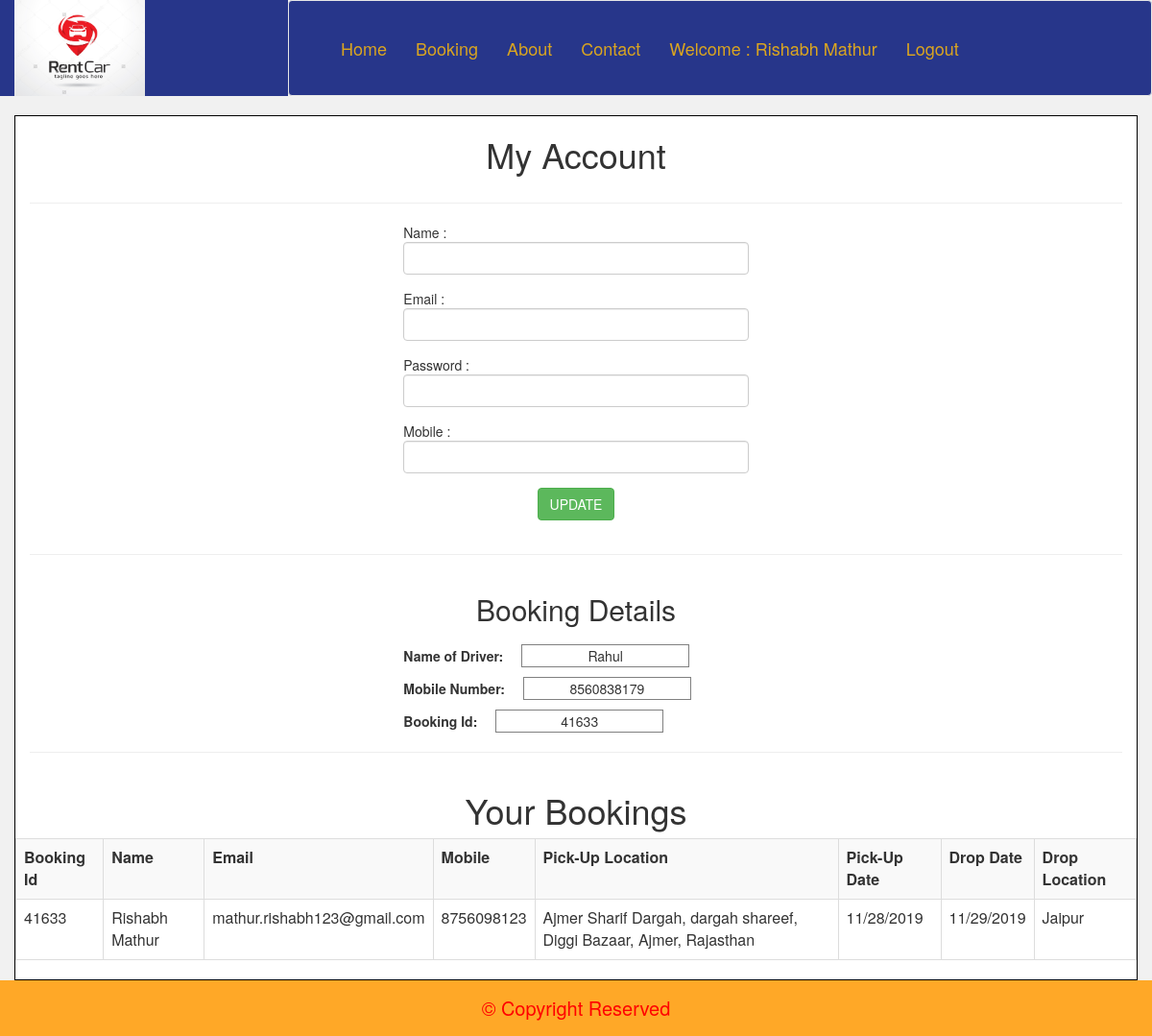
The page /user_profile.php (signed in) on the database as committed earlier.
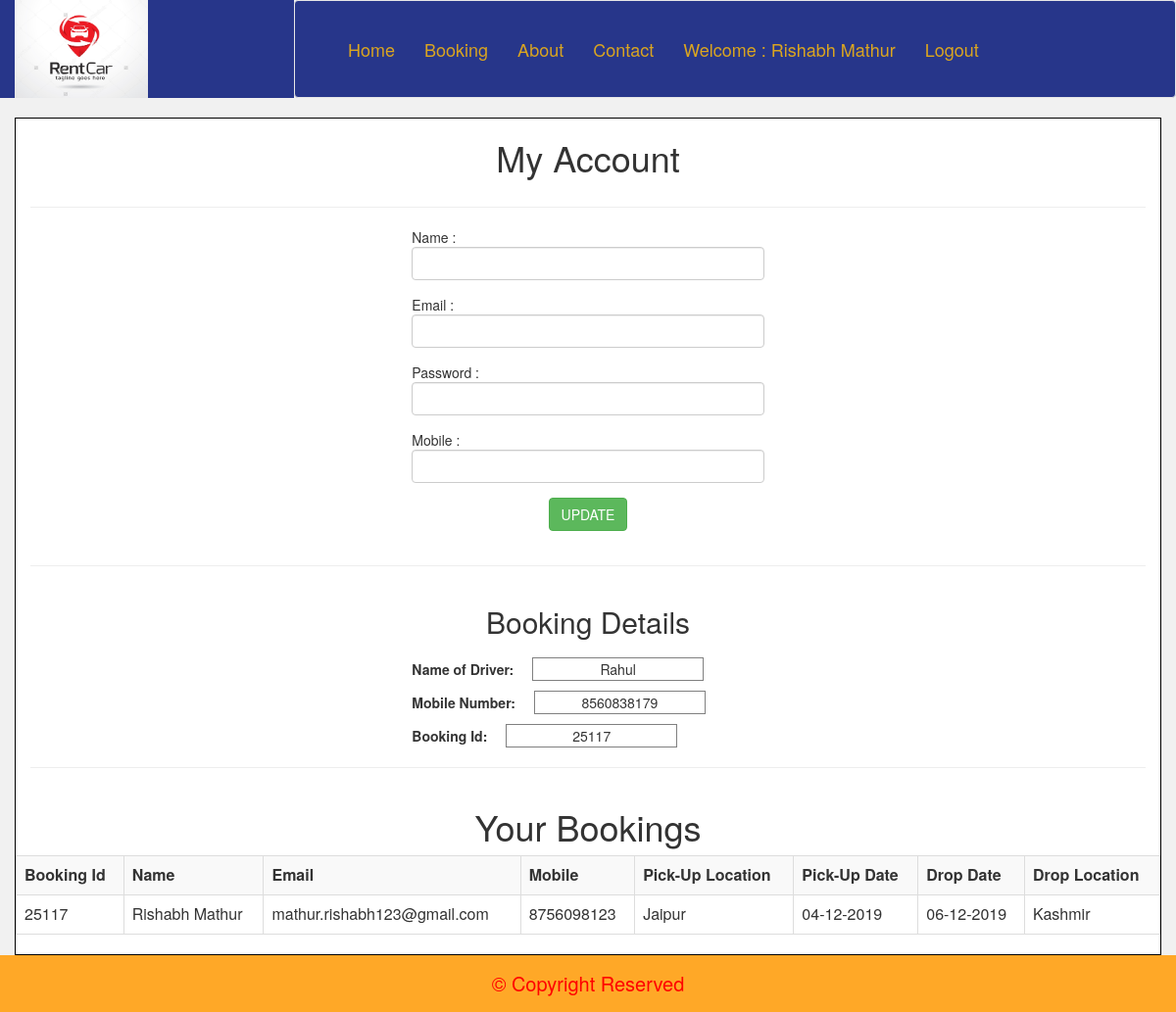
The same page on the database as committed later.
### tables this page shows
CREATE TABLE IF NOT EXISTS `userdetails` (
  `id` int(20) NOT NULL AUTO_INCREMENT,
  `name` varchar(255) NOT NULL,
  `email` varchar(255) NOT NULL,
  `mobile` bigint(15) NOT NULL,
  `password` varchar(255) NOT NULL,
  PRIMARY KEY (`id`)
);

CREATE TABLE IF NOT EXISTS `driver_details` (
  `id` int(10) NOT NULL AUTO_INCREMENT,
  `Name` varchar(20) NOT NULL,
  `Mobile` bigint(15) NOT NULL,
  PRIMARY KEY (`id`)
);

CREATE TABLE IF NOT EXISTS `user_journey` (
  `id` int(20) NOT NULL AUTO_INCREMENT,
  `booking_id` int(10) NOT NULL,
  `name` varchar(100) NOT NULL,
  `email` varchar(150) NOT NULL,
  `mobile` bigint(15) NOT NULL,
  `address` varchar(255) NOT NULL,
  `pick_date` varchar(20) NOT NULL,
  `drop_date` varchar(20) NOT NULL,
  `card_number` bigint(15) NOT NULL,
  `CVV` int(5) NOT NULL,
  `expire` varchar(255) NOT NULL,
  `Drop_location` varchar(255) NOT NULL,
  PRIMARY KEY (`id`)
);

### user_profile.php (the view, shortened to what this page needs)
<?php
    include('header.php');
    include('connect.php');
$id = $_REQUEST['id'];
        $sql = "select * from userdetails where id = '$id'";
        $run = mysqli_query($conn, $sql);
        $data = mysqli_fetch_array($run);
    if(isset($_SESSION['user'])){
?>
<div class="container" style="background-color: white; border: 1px solid black;">
    <div class="row">
        <center><h1>My Account</h1></center>
    </div><hr>
    <div class="row">
           <div class="col-md-4">
            </div>
            <div class="col-md-4">
               <form action="" method="post" name="userProfile">
                <div class="form-group">
                    <lable>Name : </lable>
                    <input type="text" class="form-control" value="<?php echo $data['name'];  ?>" id="uname" name="name">
                </div>
                <div class="form-group">
                    <lable>Email : </lable>
                    <input type="email" class="form-control" value="<?php echo $data['email'];  ?>" id="uemail" name="email">
                </div>
                <div class="form-group">
                    <lable>Password : </lable>
                    <input type="text" class="form-control" value="<?php echo $data['password'];  ?>" id="upass" name="password">
                </div>
                <div class="form-group">
                    <lable>Mobile : </lable>
                    <input type="number" class="form-control" value="<?php echo $data['mobile'];  ?>" id="umobile" name="mobile">
                </div>
                <div class="form-group">
                    <center><input type="submit" class="btn btn-success" value="UPDATE" name="update"></center>
                </div>
            </form></div>
            <div class="col-md-4"></div>
    </div><hr>
    <div class="row">
           <?php
            $driver_sql = "select * from driver_details";
            $driver_run = mysqli_query($conn, $driver_sql);
            $driver_data = mysqli_fetch_array($driver_run);
        ?><center><h2>Booking Details</h2></center>
           <div class="col-md-4">
        </div>
        <div class="col-md-4">
            <lable><b>Name of Driver:  </b><input id="driver" type="text" value="<?php echo $driver_data['Name']; ?>" readonly></lable><br>
            <lable><b>Mobile Number:  </b><input id="driver1" type="text" value="<?php echo $driver_data['Mobile']; ?>" readonly></lable><br>
            <?php
            $sql_fetch = "select * from user_journey where email = '".$_SESSION['user']."' AND card_number <> 0 order by id desc limit 1 ";
            $run_fetch = mysqli_query($conn, $sql_fetch);
            while($data_fetch = mysqli_fetch_array($run_fetch)){
        ?>
            <lable><b>Booking Id:  </b><input id="driver2" type="text" name="booking_id" value="<?php echo $data_fetch['booking_id']; ?>" readonly></lable>
        </div>
        <div class="col-md-4"></div>
    </div><hr>
    <div class="row">
        <center><h1>Your Bookings</h1></center>
        <table class="table table-bordered table-hover table-striped">
           <th>Booking Id</th>
            <th>
                Name
            </th><th>
                Email
            </th><th>
                Mobile
            </th><th>
                Pick-Up Location
            </th><th>
                Pick-Up Date
            </th><th>
                Drop Date
            </th>
            <th>Drop Location</th>
            <tr><td><?php echo $data_fetch['booking_id']; ?></td>
                <td><?php echo $data_fetch['name']; ?></td>
                <td><?php echo $data_fetch['email']; ?></td>
                <td><?php echo $data_fetch['mobile']; ?></td>
                <td><?php echo $data_fetch['address']; ?></td>
                <td><?php echo $data_fetch['pick_date']; ?></td>
                <td><?php echo $data_fetch['drop_date']; ?></td>
                <td><?php echo $data_fetch['Drop_location']; ?></td>
            </tr>
                <?php } ?>
        </table>
    </div>
</div>
<?php
    include('footer.php');
    }
else{
    echo "<script>
            alert('Please login First');
            window.location.href = 'UserDetails.php';
        </script>";
}
?>

### header.php (shortened to what this page needs)
  <html>
   <head>
     <link rel="stylesheet" href="https://use.fontawesome.com/releases/v5.8.2/css/all.css">
  <link rel="stylesheet" href="https://maxcdn.bootstrapcdn.com/bootstrap/3.3.7/css/bootstrap.min.css">
       <link rel="stylesheet" type="text/css" href="https://cdnjs.cloudflare.com/ajax/libs/animate.css/3.7.0/animate.min.css">
       <link rel="stylesheet" href="jquery-ui-1.12.1/jquery-ui.css">
       <link rel="stylesheet" href="jquery-ui-1.12.1/jquery-ui.structure.css">
       <link rel="stylesheet" href="jquery-ui-1.12.1/jquery-ui.theme.css">
<link rel="stylesheet" href="style.css">
   </head>
   <body>
        <div class="container-fluid">
           <div class="row">
               <div class="col-md-3 logo">
                   <a href="index.php"><img src="Images/logo.png" alt="" height="100px" ></a>
               </div>
               <div class="col-md-9"  style="padding: 0px; border: none; outline: none;">
                   <nav class="navbar navbar-default navigation">
                           <div class="navbar-collapse collapse" id="navb">
                           <ul class="nav navbar-nav navbar-left lists">
                               <li><a href="index.php" >Home </a></li>
                               <li><a href="pickup_time.php">Booking</a></li>
                               <li><a href="about.php" >About</a></li>
                               <li><a href="#" >Contact</a></li>
                                <?php
                               if(isset($_SESSION['user']))
                               {
                                   include('connect.php');
                                   $sql = "select * from userdetails where email = '".$_SESSION['user']."'";
                                   $res = mysqli_query($conn, $sql);
                                   $data = mysqli_fetch_array($res);
                                   ?>
                                   <li><a href="user_profile.php?id=<?php echo $data['id']; ?>">Welcome : <?php echo $data['name']; ?></a></li>
                                    <li><a href="logout.php">Logout</a></li>
                                   <?php
                               }
                               else
                               {
                                   ?>
                                   <li><a href="UserSignIn.php">SignIn</a></li>
                                   <?php
                               }
                       ?>
                           </ul>
                       </div>
                   </nav>
               </div>
           </div>
       </div>

### footer.php (shortened to what this page needs)
        <div class="container-fluid footer" style="padding: 15px; font-size: 20px; color: red; background-color: #ffa827;">
            <center>&copy; Copyright Reserved</center>
        </div>
</body>
</html>

### style.css (style rules this page uses)
body { margin: 0px; padding: 0px; }
.navigation { background-color: #27368a; padding: 24px; }
.navigation .lists li a { color: goldenrod; font-size: 18px; }
.logo { background-color: #27368a; }

### user_profile.php (style rules this page uses)
body { background-color: #f1f1f1; }
.row #driver, #driver1, #driver2 { border: 1px solid gray; margin-left: 15px; margin-top: 10px; text-align: center; }

Rows that differ between the two databases and show on the page:
no longer on this page (row edited): user_journey: booking_id "41633", booking "41633", name "Rishabh Mathur", email "mathur.rishabh123@gmail.com", mobile "8756098123", address "Ajmer Sharif Dargah, dargah shareef, Diggi Bazaar, Ajmer, Rajasthan", pick_date "11/28/2019", drop_date "11/29/2019", Drop_location "Jaipur"
added user_journey: booking_id "25117", booking "25117", name "Rishabh Mathur", email "mathur.rishabh123@gmail.com", mobile "8756098123", address "Jaipur", pick_date "04-12-2019", drop_date "06-12-2019", Drop_location "Kashmir"
